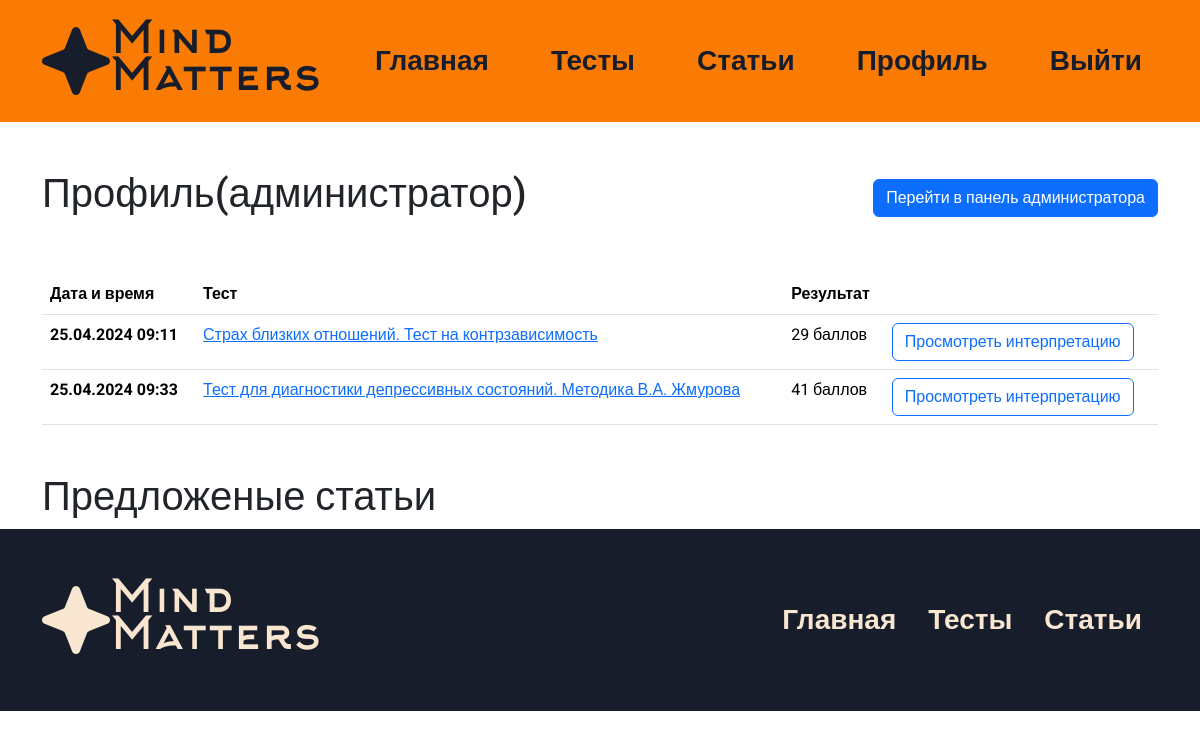
Screenshot of /profile (signed in) with the database file from the repository.
### app/models.py (models this page shows, shortened)
class Tests(db.Model):
    id = db.Column(db.Integer,primary_key=True)
    title = db.Column(db.String(100))
    text = db.Column(db.Text)
    image_name = db.Column(db.String(100))
    category = db.Column(db.String(100))
    color = db.Column(db.String(100))

class Rezult(db.Model):
    id = db.Column(db.Integer,primary_key=True)
    total_score = db.Column(db.Integer)
    date = db.Column(db.DateTime, default=datetime.now)
    id_test = db.Column(db.Integer, db.ForeignKey('tests.id'))
    id_user = db.Column(db.Integer, db.ForeignKey('users.id'))

### app/views.py (the view)
@app.route('/profile', methods=['GET', 'POST'])
def profile():
    articles_offer = Articles.query.filter_by(root=0).all()
    tests = Tests.query.all()
    if not 'name' in session:
        abort(401)
    total_user = Users.query.filter_by(email=session['name']).first()
    rezult = Rezult.query.filter_by(id_user=total_user.id).all()
    rezult_test_list_id = []
    rezult_test_list = []
    interpretation_list = []
    for el in rezult:
        rezult_test_list_id.append(el.id_test)
    for el in rezult_test_list_id:
        rezult_test_list.append(Tests.query.filter_by(id=el).first())
    for el in rezult_test_list:
        interpretation_list.append(Interpretation.query.filter_by(id_test=el.id).first())
    return render_template("profile.html",rezult_test_list=rezult_test_list,rezult=rezult,interpretation_list=interpretation_list,zip=zip,articles=articles_offer)

### app/views.py (called while the page is built)
@app.context_processor
def inject_user():
    def get_user_name():
        if 'name' in session:
            return Users.query.filter_by(email=session['name']).first()
    return dict(active_user=get_user_name())

### app/templates/profile.html (shortened to what this page needs)
{% extends 'base.html' %}
{% block main %}
<div class="container my-5">
  <div class="row d-flex justify-content-between align-items-center">
    <div class="col">
      <h1>Профиль{%if active_user.root==1%}(администратор){%else%}(пользователь){%endif%}</h1>
    </div>
    {%if active_user.root==1%}
    <div class="col text-end">
      <a href="/admin" class="btn btn-primary">Перейти в панель администратора</a>
    </div>
    {%endif%}
  </div>
  <table class="table my-5">
    <thead>
      <tr>
        <th scope="col">Дата и время</th>
        <th scope="col">Тест</th>
        <th scope="col">Результат</th>
        <th scope="col"></th>
      </tr>
    </thead>
    <tbody>
      {%for el1, el2, el3 in zip(rezult_test_list,rezult,interpretation_list)%}
      <tr>
        <th>{{el2.date.strftime('%d.%m.%Y %H:%M')}}</th>
        <td><a href="/test/{{el1.id}}">{{el1.title}}</a></td>
        <td>{{el2.total_score}} баллов</td>
        <td><button class="btn btn-outline-primary" data-bs-toggle="modal"
            data-bs-target="#exampleModal{{el3.id}}">Просмотреть интерпретацию</button> </td>
      </tr>
      {%endfor%}
    </tbody>
  </table>
</div>
{%if active_user.root==1%}
<div class="container">
  <div class="articles-wrap">
    <h1>Предложеные статьи</h1>
  </div>
</div>
{%endif%}
{% endblock %}

### app/static/css/style.css (style rules this page uses)
* { font-family: "Roboto", sans-serif; }

### rows the page displays
Tests: date "25.04.2024 09:11", title "Страх близких отношений. Тест на контрзависимость", total_score "29"
Tests: date "25.04.2024 09:33", title "Тест для диагностики депрессивных состояний. Методика В.А. Жмурова", total_score "41"
